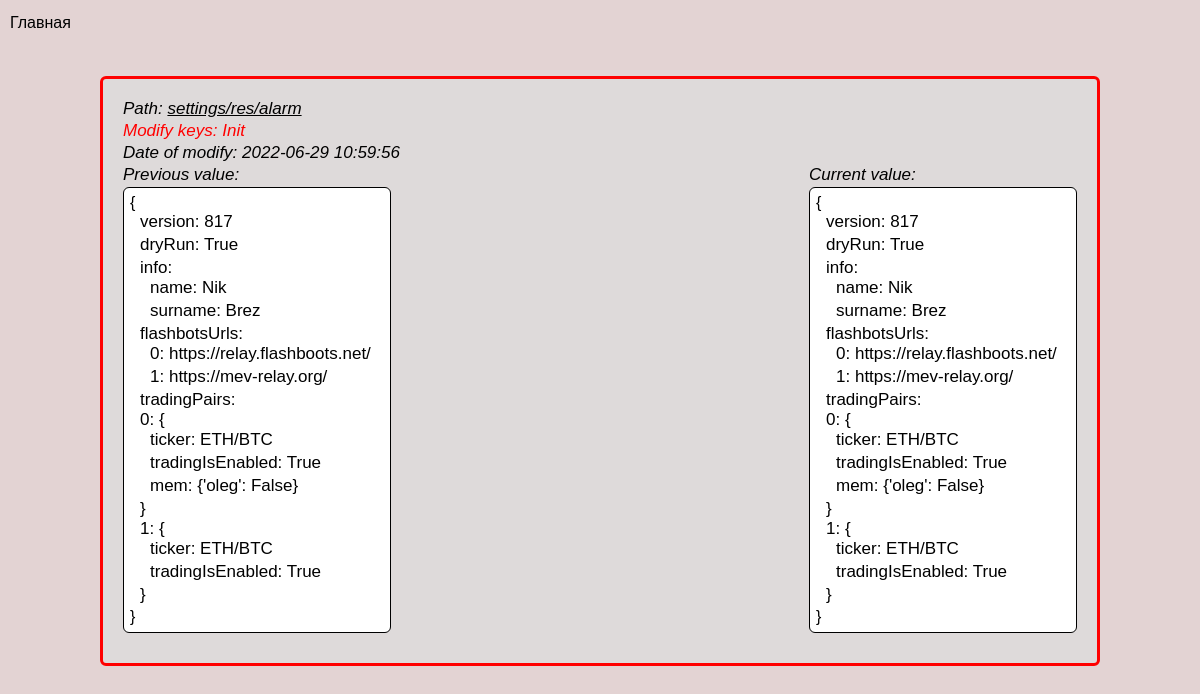
Page /full-kv-info/3 on the committed database.
### main.py (models this page shows)
class KVControl(db.Model):
    __tablename__ = 'kvs'
    id = db.Column(db.Integer, primary_key=True)
    path = db.Column(db.String, nullable=True)
    version = db.Column(db.Integer)
    mod_id = db.Column(db.Integer)
    mod_keys = db.Column(db.String, nullable=True, default='Init')
    prev_value = db.Column(db.JSON)
    cur_value = db.Column(db.JSON, nullable=True)
    changes = db.Column(db.JSON, default='Init')
    date = db.Column(db.String, default=str(datetime.now())[0:-7])
    checked = db.Column(db.Boolean, default=False)

### main.py (the view)
@app.route('/full-kv-info/<int:kv_id>', methods=['GET', 'POST'])
def full_kv_info_view(kv_id):
    data = get_db_by_id(db, KVControl, kv_id)
    return render_template(
        'full-kv-info.html',
        style='style/index.css',
        d=data,
    )

### modules/get_filtered_db.py (called while the page is built)
def get_db_by_id(db, DbName, db_id):
    data = db.session.query(DbName).get(db_id)
    return data

### templates/full-kv-info.html
{% extends 'base.html' %}
{% block main %}
    <main>
        <div class="keys-list__item keys-list__item--sm p-20 {% if d.checked %}keys-list__item--checked{% endif %}">
            <h3 class="key-list__title hover">
                Path: <a class="key-list__link"
                         target="_blank"
                         href="http://localhost:8500/ui/dc1/kv/{{ d.path }}/edit">{{ d.path }}</a>
            </h3>
            <h3 class="key-list__title" style="color: red">Modify keys: {{ d.mod_keys }}</h3>
            <h3 class="key-list__title">Date of modify: {{ d.date }}</h3>
            <div class="flex-between">
                {% include 'prev-val-iterator.html' %}
                {% include 'changes-iterator.html' %}
                {% include 'cur-val-iterator.html' %}
            </div>
        </div>
    </main>
{% endblock %}

### static/style/index.css (style rules this page uses)
* { margin: 0; padding: 0; box-sizing: border-box; }
body { max-width: 1300px; padding: 0 10px; margin: 0 auto; background-color: #e3d3d3; font-family: sans-serif; }
a { color: inherit; text-decoration: none; }
.key-list__title { margin-bottom: 2px; font-size: 17px; font-weight: 500; font-style: italic; }
.key-list__link { text-decoration: underline; transition: color .3s; }
.keys-list__item { position: relative; padding: 5px; background-color: #dedada; border-radius: 6px; border: 3px solid red; margin-bottom: 30px; }
.keys-list__item--sm { max-width: 1000px; margin: 0 auto; }
.p-20 { padding: 20px; }
.flex-between { display: flex; justify-content: space-between; }

### rows in the picture
KVControl: path "settings/res/alarm", mod_keys "Init", date "2022-06-29 10:59:56"

### other values in the picture
{{ key }} "version" "dryRun"
{{ value }} "817" "True"
{{ key }} "info"
{{ k }} "name" "surname"
{{ v }} "Nik" "Brez"
{{ key }} "flashbotsUrls" "tradingPairs"
{{ i }} "0" "1"
{{ value[i] }} "https://relay.flashboots.net/" "https://mev-relay.org/"
{{ k }} "ticker" "tradingIsEnabled" "mem" "ticker" "tradingIsEnabled"
{{ v }} "ETH/BTC" "True" "{'oleg': False}" "ETH/BTC" "True"
